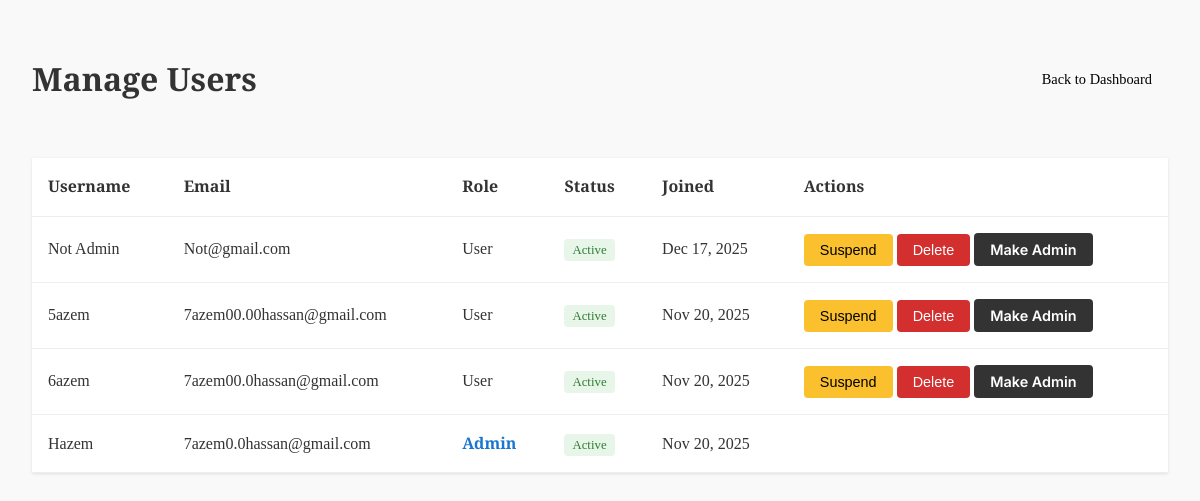
The app's page /index.php?page=admin_users (signed in) with its own data.
### tables this page shows
CREATE TABLE `users` (
  `id` int NOT NULL AUTO_INCREMENT,
  `username` varchar(50) NOT NULL,
  `email` varchar(100) NOT NULL,
  `password` varchar(255) NOT NULL,
  `created_at` timestamp NULL DEFAULT CURRENT_TIMESTAMP,
  `is_admin` tinyint(1) DEFAULT '0',
  `status` enum('active','suspended') DEFAULT 'active',
  PRIMARY KEY (`id`),
  UNIQUE KEY `username` (`username`),
  UNIQUE KEY `email` (`email`)
);

### src/Controllers/User_C.php (called while the page is built, shortened)
<?php
require_once __DIR__ . '/../Models/User.php';
class UserController {
    public function admin_index() {
        $userModel = new User();
        $users = $userModel->getAllUsers();
        include __DIR__ . '/../Views/Admin/Users/index.php';
    }
}

### src/index.php (called while the page is built, shortened)
<?php
require __DIR__ . '/config/DataBase_Connection.php';
$selectedLang = $_SESSION['lang'] ?? 'en';
$page = $_GET['page'] ?? "";
Router::route($page, $selectedLang);

### src/Models/User.php (called while the page is built, shortened)
<?php
require_once __DIR__ . "/../config/DataBase_Connection.php";
class User {
    private $conn;
    public function __construct() {
        $db = new Database();
        $this->conn = $db->connect();
    }
    public function getAllUsers() {
        $stmt = $this->conn->query("SELECT * FROM users ORDER BY created_at DESC");
        return $stmt->fetchAll(PDO::FETCH_ASSOC);
    }
}

### src/Config/DataBase_Connection.php (called while the page is built, shortened)
<?php
if (!class_exists('Database')) {
class Database {
    private $host = "db";
    private $db_name = "News";
    private $username = "Rain";
    private $password = "Sunny";
    public function __construct() {
        $this->host = getenv('DB_HOST') ?: 'db';
        $this->db_name = getenv('DB_NAME') ?: 'News';
        $this->username = getenv('DB_USER') ?: 'Rain';
        $this->password = getenv('DB_PASS') ?: 'Sunny';
    }
    public function connect() {
        $this->conn = null;
        try {
            $this->conn = new PDO(
                "mysql:host={$this->host};dbname={$this->db_name};charset=utf8",
                $this->username,
                $this->password
            );
            $this->conn->setAttribute(PDO::ATTR_ERRMODE, PDO::ERRMODE_EXCEPTION);
        } catch(PDOException $e) {
            die("Database Connection Error: " . $e->getMessage());
        }
        return $this->conn;
    }
}
}

### src/Views/Admin/Users/index.php (the view, shortened to what this page needs)
<!DOCTYPE html>
<html lang="en">
<head>
    <link rel="stylesheet" href="../../Assets/CSS/theme.css">
</head>
<body>
    <div class="admin-page">
        <div class="page-header">
            <h1>Manage Users</h1>
            <a href="index.php?page=admin" class="btn">Back to Dashboard</a>
        </div>
        <table class="table">
            <thead>
                <tr>
                    <th>Username</th>
                    <th>Email</th>
                    <th>Role</th>
                    <th>Status</th>
                    <th>Joined</th>
                    <th>Actions</th>
                </tr>
            </thead>
            <tbody>
                <?php foreach ($users as $user): ?>
                <tr>
                    <td><?= htmlspecialchars($user['username']) ?></td>
                    <td><?= htmlspecialchars($user['email']) ?></td>
                    <td>
                        <?php if ($user['is_admin']): ?>
                            <span class="role-admin">Admin</span>
                        <?php else: ?>
                            User
                        <?php endif; ?>
                    </td>
                    <td>
                        <span class="badge badge-<?= $user['status'] ?? 'active' ?>">
                            <?= ucfirst($user['status'] ?? 'active') ?>
                        </span>
                    </td>
                    <td><?= date('M j, Y', strtotime($user['created_at'])) ?></td>
                    <td>
                        <?php if ($user['id'] != $_SESSION['user_id']): ?>
                            <form action="index.php?page=admin_user_toggle" method="POST" style="display:inline;">
                                <?php if (($user['status'] ?? 'active') === 'active'): ?>
                                    <button type="submit" class="btn btn-warning">Suspend</button>
                                <?php else: ?>
                                    <button type="submit" class="btn btn-success">Activate</button>
                                <?php endif; ?>
                            </form>
                            <form action="index.php?page=admin_user_delete" method="POST" style="display:inline;" onsubmit="return confirm('Permanently delete this user?');">
                                <button type="submit" class="btn btn-danger">Delete</button>
                            </form>
                            <?php if (!$user['is_admin']): ?>
                                <form action="index.php?page=admin_user_promote" method="POST" style="display:inline;" onsubmit="return confirm('Make this user an Admin?');">
                                    <button type="submit" class="btn btn-primary">Make Admin</button>
                                </form>
                            <?php endif; ?>
                        <?php endif; ?>
                    </td>
                </tr>
                <?php endforeach; ?>
            </tbody>
        </table>
    </div>
</body>
</html>

### src/Assets/CSS/theme.css (style rules this page uses)
:root { --font-serif: 'Playfair Display', serif; --font-sans: 'Inter', sans-serif; --font-display: 'Outfit', sans-serif; --bg-paper: #f9f9f9; --bg-white: #ffffff; --text-main: #333333; --text-headline: #000000; --text-muted: #666666; --border-light: #e2e2e2; --border-dark: #333333; --primary: #000000; --accent: #567b95; --game-correct: #6aaa64; --game-present: #c9b458; --game-absent: #787c7e; }
body { background-color: var(--bg-paper); color: var(--text-main); font-family: var(--font-serif); margin: 0; padding: 0; line-height: 1.6; }
a { color: var(--primary); text-decoration: none; }
.btn-primary { background: var(--primary); color: var(--bg-white); padding: 0.75rem 1.5rem; border-radius: 4px; font-family: var(--font-sans); font-weight: 600; transition: opacity 0.2s; border: none; cursor: pointer; }

### src/Views/Admin/Users/index.php (style rules this page uses)
.admin-page { padding: 2rem; max-width: 1200px; margin: 0 auto; }
.page-header { display: flex; justify-content: space-between; align-items: center; margin-bottom: 2rem; }
.btn { padding: 0.5rem 1rem; text-decoration: none; border-radius: 4px; display: inline-block; cursor: pointer; border: none; font-size: 0.9rem; }
.btn-primary { background: #333; color: white; }
.btn-warning { background: #fbc02d; color: black; }
.btn-danger { background: #d32f2f; color: white; }
.table { width: 100%; border-collapse: collapse; background: white; box-shadow: 0 1px 3px rgba(0,0,0,0.1); }
.table th, .table td { padding: 1rem; text-align: left; border-bottom: 1px solid #eee; }
.badge { padding: 0.25rem 0.5rem; border-radius: 4px; font-size: 0.8rem; }
.badge-active { background: #e8f5e9; color: #2e7d32; }
.role-admin { font-weight: bold; color: #1976d2; }

### records on screen
users: username "Not Admin", email "Not@gmail.com", is_admin "User", status "Active", created_at "Dec 17, 2025", shows "Suspend"
users: username "5azem", email "7azem00.00hassan@gmail.com", is_admin "User", status "Active", created_at "Nov 20, 2025", shows "Suspend"
users: username "6azem", email "7azem00.0hassan@gmail.com", is_admin "User", status "Active", created_at "Nov 20, 2025", shows "Suspend"
users: username "Hazem", email "7azem0.0hassan@gmail.com", is_admin "Admin", status "Active", created_at "Nov 20, 2025"
